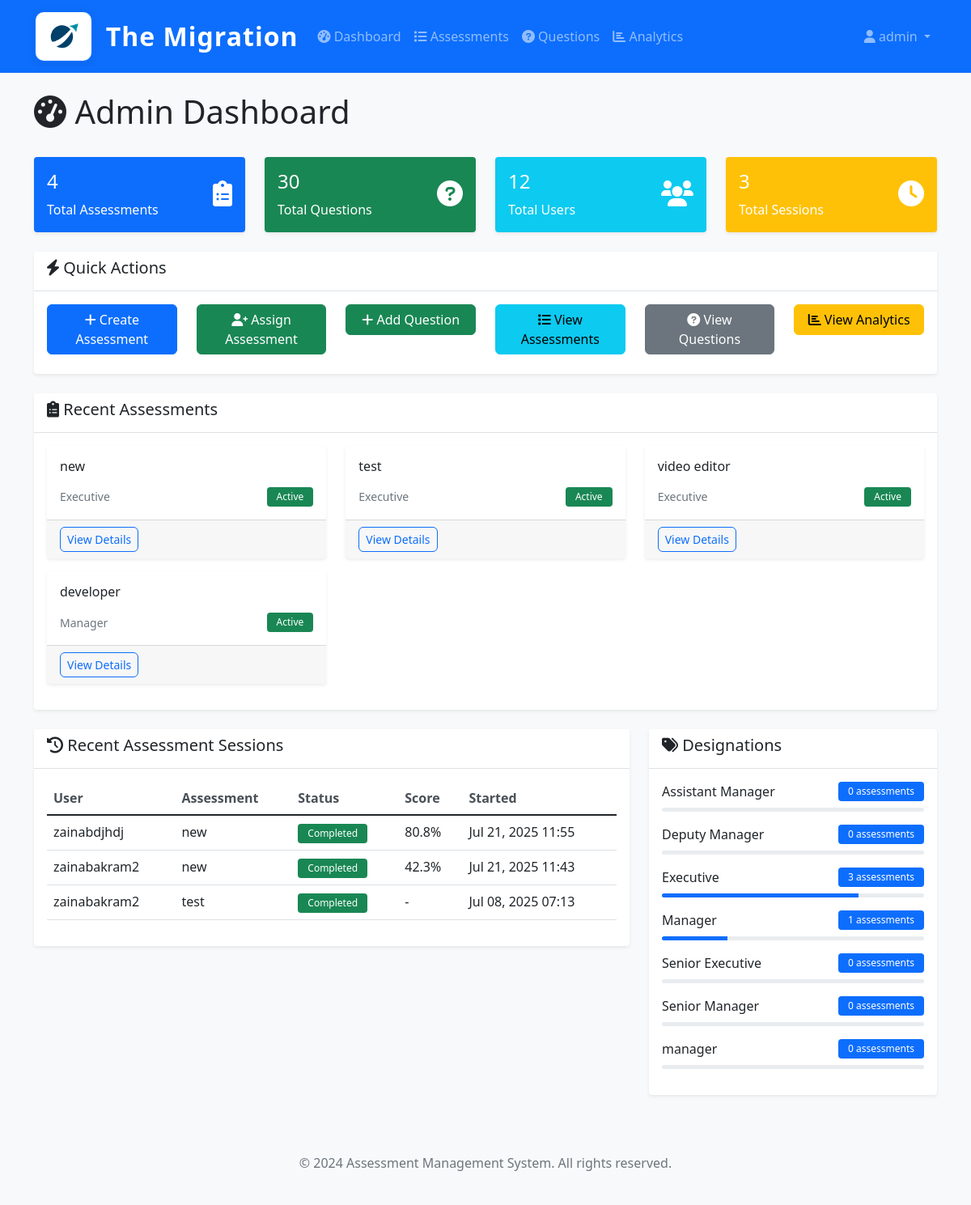
Page /assessments/admin-dashboard/ (signed in) on the earlier database version.
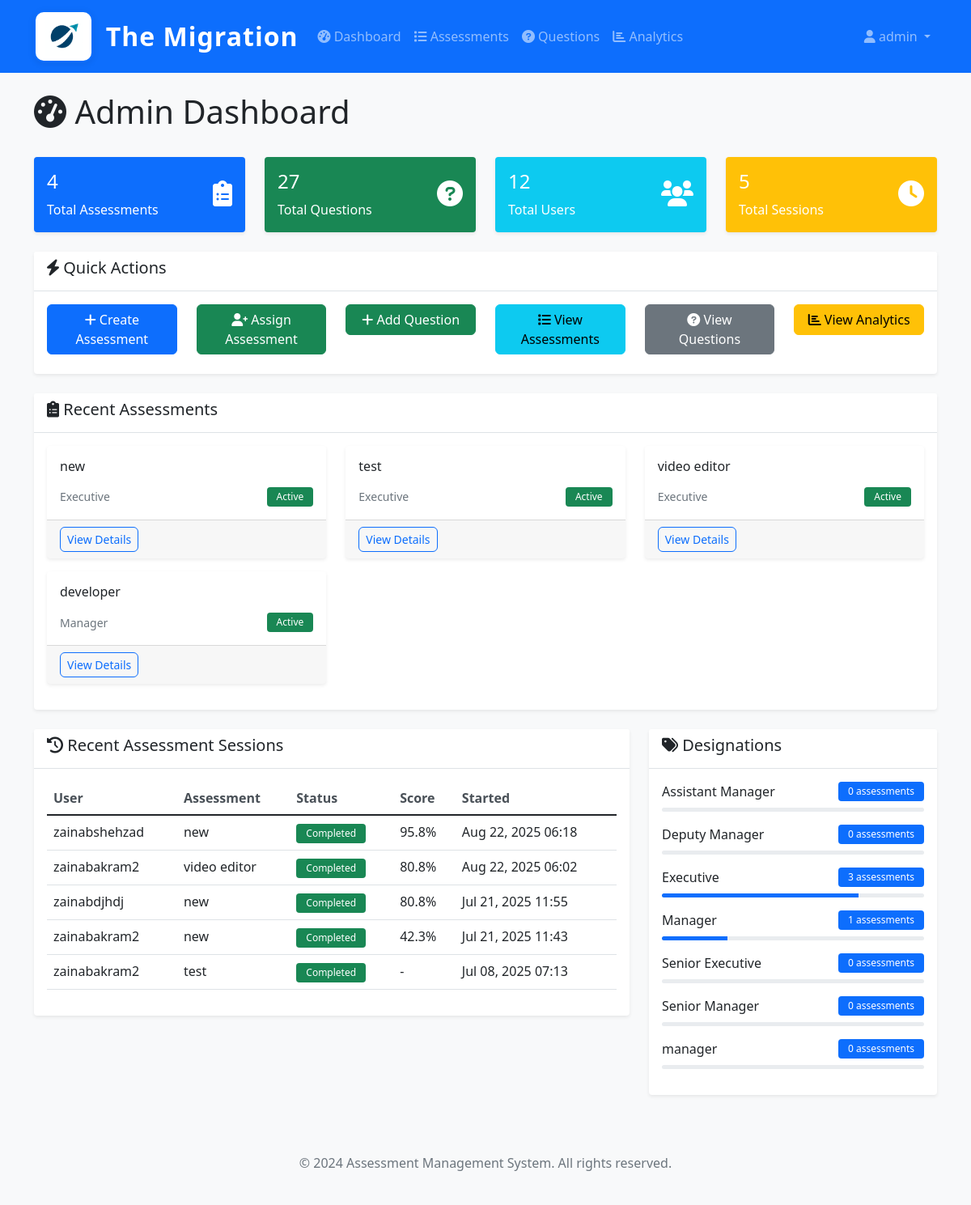
Same page on the later database version.
### assessments/models.py (models this page shows, shortened)
class Assessment(models.Model):
    name = models.CharField(max_length=200)
    description = models.TextField(blank=True)
    assessment_type = models.ForeignKey(Designation, on_delete=models.CASCADE, related_name='assessments')
    questions = models.ManyToManyField(Question, through='AssessmentQuestion', related_name='assessments')
    time_limit_minutes = models.PositiveIntegerField(default=60)
    randomize_questions = models.BooleanField(default=True)
    pass_threshold = models.FloatField(
        validators=[MinValueValidator(0.0), MaxValueValidator(100.0)],
        help_text="Pass threshold as percentage (0-100)"
    )
    max_attempts = models.PositiveIntegerField(default=1, help_text="Maximum attempts allowed")
    allow_retake = models.BooleanField(default=True, help_text="Allow candidates to retake this assessment")
    show_results_immediately = models.BooleanField(default=True, help_text="Show results immediately after completion")
    is_active = models.BooleanField(default=True)
    instructions = models.TextField(blank=True)
    created_by = models.ForeignKey(CustomUser, on_delete=models.SET_NULL, null=True, related_name='created_assessments')
    created_at = models.DateTimeField(auto_now_add=True)
    updated_at = models.DateTimeField(auto_now=True)
    class Meta:
        verbose_name = 'Assessment'
        verbose_name_plural = 'Assessments'

class Designation(models.Model):
    name = models.CharField(max_length=100, unique=True)
    description = models.TextField(blank=True)
    is_active = models.BooleanField(default=True)
    created_at = models.DateTimeField(auto_now_add=True)
    updated_at = models.DateTimeField(auto_now=True)
    class Meta:
        verbose_name = 'Designation'
        verbose_name_plural = 'Designations'

class AssessmentSession(models.Model):
    STATUS_CHOICES = [
        ('not_started', 'Not Started'),
        ('in_progress', 'In Progress'),
        ('completed', 'Completed'),
        ('expired', 'Expired'),
    ]
    user = models.ForeignKey(CustomUser, on_delete=models.CASCADE, related_name='assessment_sessions')
    assessment = models.ForeignKey(Assessment, on_delete=models.CASCADE, related_name='sessions')
    status = models.CharField(max_length=20, choices=STATUS_CHOICES, default='not_started')
    started_at = models.DateTimeField(auto_now_add=True)
    completed_at = models.DateTimeField(null=True, blank=True)
    time_taken_minutes = models.PositiveIntegerField(null=True, blank=True)
    score = models.FloatField(null=True, blank=True)
    total_points = models.PositiveIntegerField(null=True, blank=True)
    percentage_score = models.FloatField(null=True, blank=True)
    passed = models.BooleanField(null=True, blank=True)
    attempt_number = models.PositiveIntegerField(default=1)
    class Meta:
        verbose_name = 'Assessment Session'
        verbose_name_plural = 'Assessment Sessions'
        unique_together = ['user', 'assessment', 'attempt_number']

### users/models.py (models this page shows, shortened)
class CustomUser(AbstractUser):
    ROLE_CHOICES = (
        ('admin', 'Admin'),
        ('hr_admin', 'HR Admin'),
        ('candidate', 'Candidate'),
        ('reviewer', 'Reviewer'),
    )
    role = models.CharField(max_length=20, choices=ROLE_CHOICES, default='candidate')
    phone = models.CharField(max_length=15, blank=True, null=True)
    department = models.CharField(max_length=100, blank=True, null=True)
    employee_id = models.CharField(max_length=50, blank=True, null=True)
    is_active = models.BooleanField(default=True)
    created_at = models.DateTimeField(auto_now_add=True)
    updated_at = models.DateTimeField(auto_now=True)
    class Meta:
        verbose_name = 'User'
        verbose_name_plural = 'Users'

### assessments/views.py (the view)
    def wrapper(request, *args, **kwargs):
        if not request.user.is_authenticated:
            return HttpResponseRedirect(reverse('admin_login'))
        if not is_authorized_admin(request.user):
            messages.error(request, 'Access denied. Only authorized administrators can access this system.')
            return HttpResponseRedirect(reverse('admin_login'))
        return view_func(request, *args, **kwargs)

### assessments/views.py (called while the page is built)
def is_authorized_admin(user):
    return (user.is_authenticated and
            user.role == 'admin' and
            user.email in AUTHORIZED_ADMIN_EMAILS)

def admin_required(view_func):
    def wrapper(request, *args, **kwargs):
        if not request.user.is_authenticated:
            return HttpResponseRedirect(reverse('admin_login'))
        if not is_authorized_admin(request.user):
            messages.error(request, 'Access denied. Only authorized administrators can access this system.')
            return HttpResponseRedirect(reverse('admin_login'))
        return view_func(request, *args, **kwargs)
    return wrapper

### assessments/templates/assessments/admin_dashboard.html (shortened to what the changed rows need)
{% extends 'base.html' %}
{% block content %}
<div class="row">
    <div class="col-12">
        <div class="d-flex justify-content-between align-items-center mb-4">
            <h1><i class="fas fa-tachometer-alt"></i> Admin Dashboard</h1>
        </div>
    </div>
</div>
<div class="row mb-4">
    <div class="col-md-3">
        <div class="card bg-success text-white">
            <div class="card-body">
                <div class="d-flex justify-content-between">
                    <div>
                        <h4 class="card-title">{{ total_questions }}</h4>
                        <p class="card-text">Total Questions</p>
                    </div>
                </div>
            </div>
        </div>
    </div>
    <div class="col-md-3">
        <div class="card bg-warning text-white">
            <div class="card-body">
                <div class="d-flex justify-content-between">
                    <div>
                        <h4 class="card-title">{{ total_sessions }}</h4>
                        <p class="card-text">Total Sessions</p>
                    </div>
                </div>
            </div>
        </div>
    </div>
</div>
<div class="row mt-2">
    <div class="col-12">
        <div class="card">
            <div class="card-body">
                {% if recent_assessments %}
                    <div class="row">
                        {% for assessment in recent_assessments %}
                        <div class="col-md-4 mb-3">
                            <div class="card h-100">
                                <div class="card-body">
                                    <h6 class="card-title">{{ assessment.name }}</h6>
                                    <div class="d-flex justify-content-between align-items-center">
                                        <small class="text-muted">{{ assessment.assessment_type.name }}</small>
                                        <span class="badge bg-{% if assessment.is_active %}success{% else %}secondary{% endif %}">
                                            {% if assessment.is_active %}Active{% else %}Inactive{% endif %}
                                        </span>
                                    </div>
                                </div>
                                <div class="card-footer">
                                    <a href="{% url 'assessments:assessment_detail' assessment.id %}" class="btn btn-sm btn-outline-primary">
                                        View Details
                                    </a>
                                </div>
                            </div>
                        </div>
                        {% endfor %}
                    </div>
                {% else %}
                    <p class="text-muted">No recent assessments found.</p>
                {% endif %}
            </div>
        </div>
    </div>
</div>
<div class="row mt-4">
    <div class="col-md-8">
        <div class="card">
            <div class="card-body">
                {% if recent_sessions %}
                    <div class="table-responsive">
                        <table class="table table-hover">
                            <thead>
                                <tr>
                                    <th>User</th>
                                    <th>Assessment</th>
                                    <th>Status</th>
                                    <th>Score</th>
                                    <th>Started</th>
                                </tr>
                            </thead>
                            <tbody>
                                {% for session in recent_sessions %}
                                <tr>
                                    <td>{{ session.user.username }}</td>
                                    <td>{{ session.assessment.name }}</td>
                                    <td>
                                        <span class="badge bg-{% if session.status == 'completed' %}success{% elif session.status == 'in_progress' %}warning{% else %}secondary{% endif %}">
                                            {{ session.get_status_display }}
                                        </span>
                                    </td>
                                    <td>
                                        {% if session.percentage_score %}
                                            {{ session.percentage_score|floatformat:1 }}%
                                        {% else %}
                                            -
                                        {% endif %}
                                    </td>
                                    <td>{{ session.started_at|date:"M d, Y H:i" }}</td>
                                </tr>
                                {% endfor %}
                            </tbody>
                        </table>
                    </div>
                {% else %}
                    <p class="text-muted">No recent sessions found.</p>
                {% endif %}
            </div>
        </div>
    </div>
    <div class="col-md-4">
        <div class="card">
            <div class="card-body">
                {% if designations %}
                    {% for designation in designations %}
                    <div class="d-flex justify-content-between align-items-center mb-2">
                        <span>{{ designation.name }}</span>
                        <span class="badge bg-primary">{{ designation.assessment_count }} assessments</span>
                    </div>
                    <div class="progress mb-3" style="height: 5px;">
                        <div class="progress-bar" style="width: {{ designation.percentage|floatformat:1 }}%"></div>
                    </div>
                    {% endfor %}
                {% else %}
                    <p class="text-muted">No designations found.</p>
                {% endif %}
            </div>
        </div>
    </div>
</div>
{% endblock %}

Differences in the rows shown:
added AssessmentSession: user.username "zainabshehzad", assessment.name "new", status "Completed", percentage_score "95.8", started_at "Aug 22, 2025 06:18"
added AssessmentSession: user.username "zainabakram2", assessment.name "video editor", status "Completed", percentage_score "80.8", started_at "Aug 22, 2025 06:02"
Other differences:
{{ total_questions }}: "30" → "27"
{{ total_sessions }}: "3" → "5"
